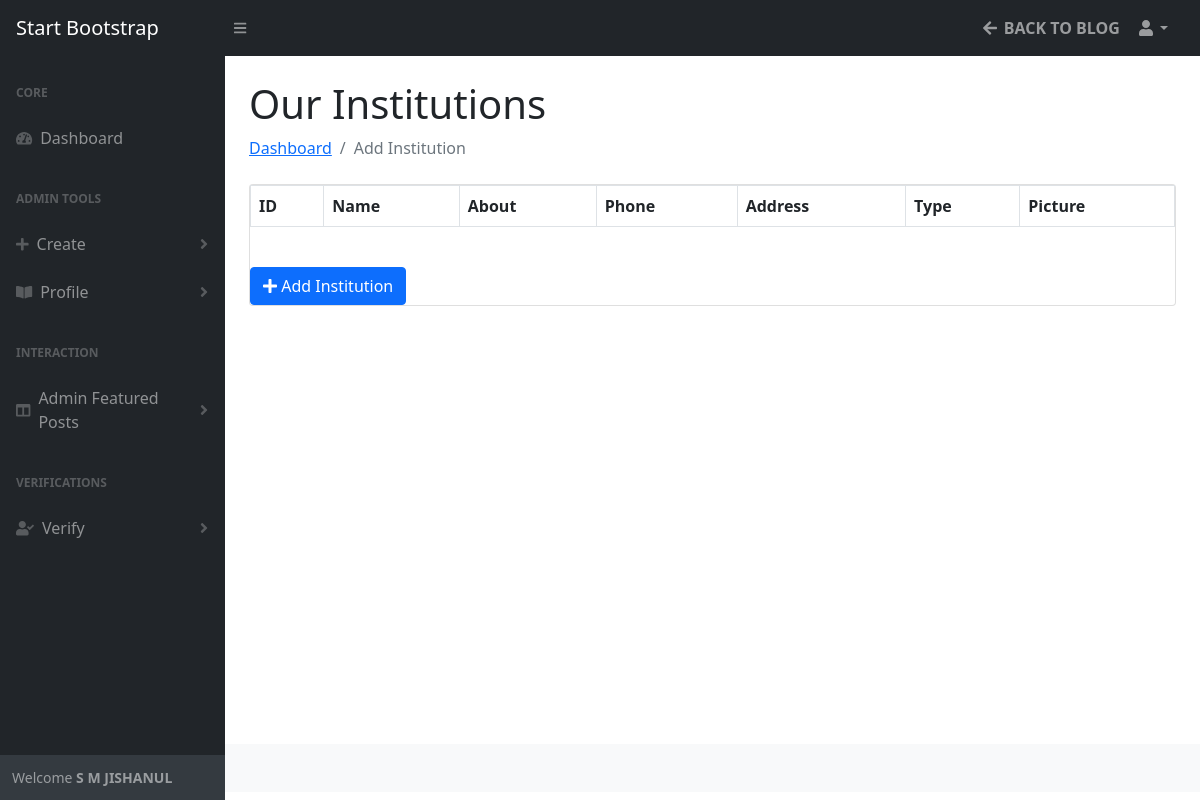
Page /admin/institutions.php (signed in) on the earlier database version.
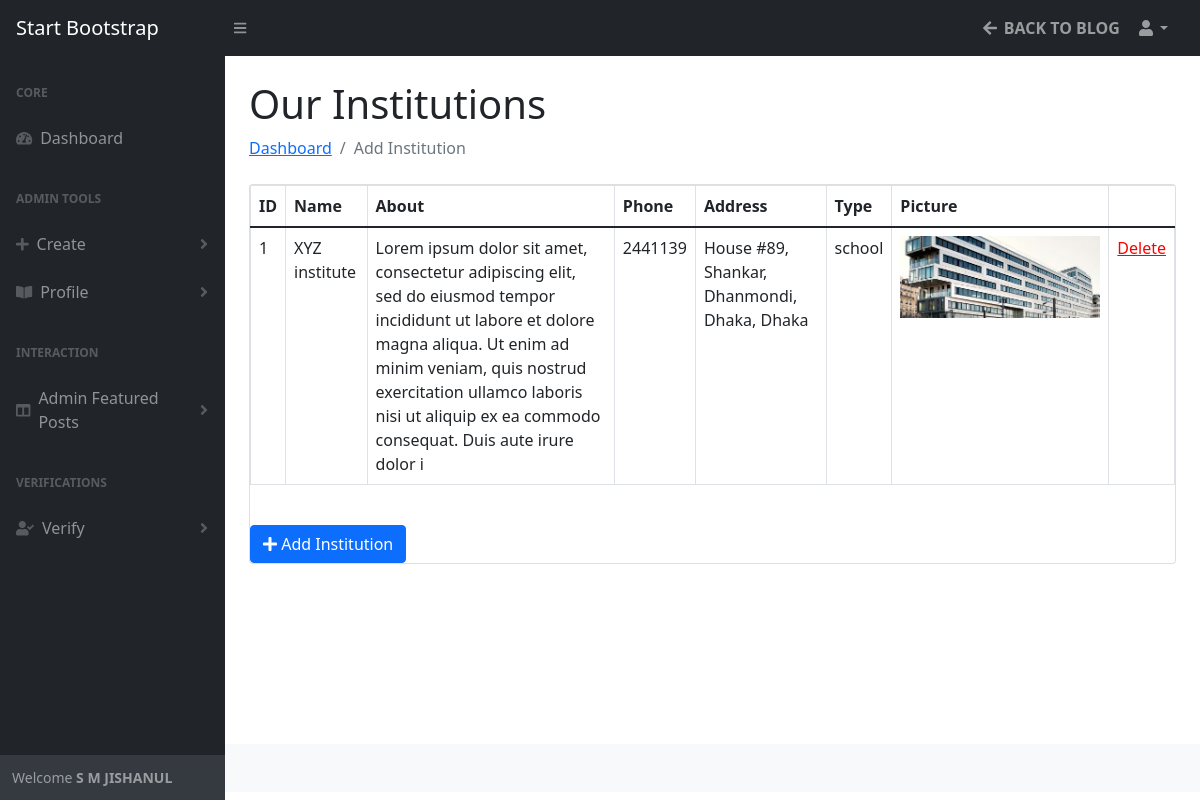
Same page on the later database version.
### tables this page shows
CREATE TABLE `institutions` (
  `ins_id` int(11) NOT NULL,
  `name` varchar(255) NOT NULL,
  `about` varchar(255) NOT NULL,
  `street` varchar(255) NOT NULL,
  `area` varchar(255) NOT NULL,
  `city` varchar(255) NOT NULL,
  `state` varchar(255) NOT NULL,
  `phone` varchar(255) NOT NULL,
  `type` varchar(20) NOT NULL,
  `picture` text NOT NULL DEFAULT 'demo.jpg'
);

### admin/includes/functions.php (the view, shortened to what this page needs)
<?php
function getAllInstitutions()
{
    global $connection;
    $query = "SELECT * FROM institutions";
    $res = mysqli_query($connection, $query) or die("Failed" . mysqli_error($connection));
    if ($res) {
        while ($row = mysqli_fetch_assoc($res)) {
            echo "
            <tr>
                <td>{$row['ins_id']}</td>
                <td>{$row['name']}</td>
                <td>{$row['about']}</td>
                <td>{$row['phone']}</td>
                <td>{$row['street']}, {$row['area']}, {$row['city']}, {$row['state']}</td>
                <td>{$row['type']}</td>
                <td><img width=200 class='img-responsive' src='../images/institutions/{$row['picture']}' alt='user image' /></td>
                <td><a style='color: red;' href=categories.php?id={$row['ins_id']}>Delete</a></td>
            </tr>
            ";
        }
    }
}

Differences in the rows shown:
added institutions: ins_id "1", name "XYZ institute", about "Lorem ipsum dolor sit amet, consectetur adipiscing elit, sed do eiusmod tempor incididunt ut labore et dolore magna aliqua. Ut enim ad minim veniam, quis nostrud exercitation ullamco laboris nisi ut aliquip ex ea commodo consequat. Duis aute irure dolor i", phone "2441139", street "House #89, Shankar", area "Dhanmondi", city "Dhaka", state "Dhaka", type "school", picture (picture)
